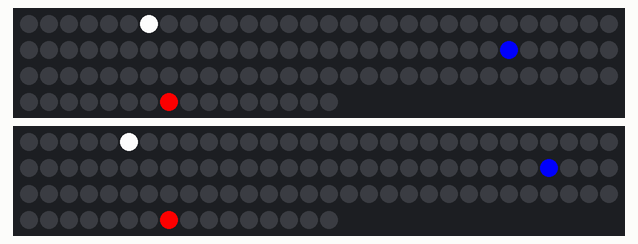
Recording of a sketch running on a simulated Arduino Uno, built with avr-gcc and run on an emulated ATmega328P. Parts: 2 × 106 RGB LEDs in strip order, left to right, continuing on the next row.

Above: at 0.18 s.
At 4.18 s:
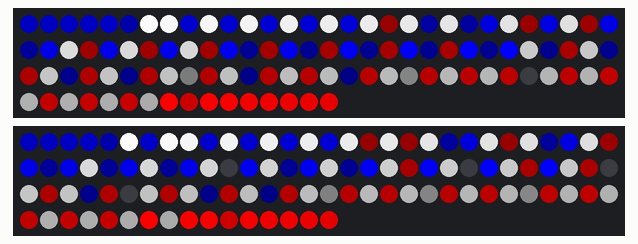
At 8.17 s:
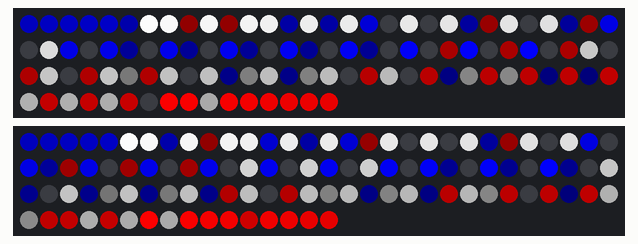
At 16.47 s:
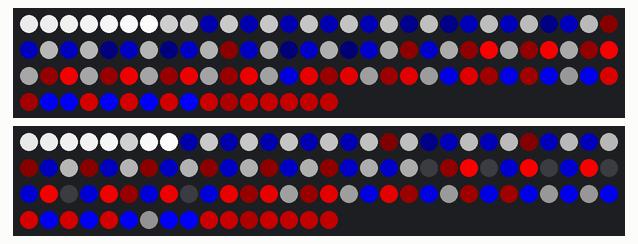
At 26.01 s:
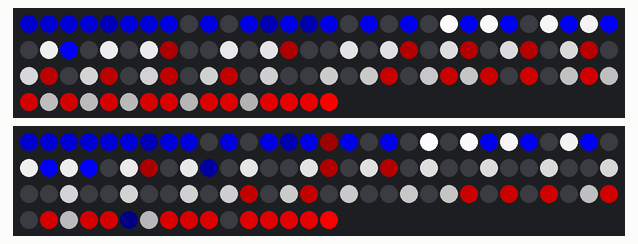
At 35.54 s:
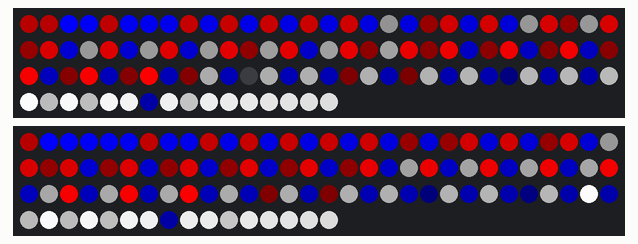

The sketch:

FastLED_sinewave_two_independent_strips.ino
```cpp
#include <FastLED.h>

#define LED_PIN_1   2
#define LED_PIN_2   3
#define NUM_STRIPS  2
#define NUM_LEDS_PER_STRIP    106
CRGB leds[NUM_STRIPS][NUM_LEDS_PER_STRIP];

void setup() {
  // put your setup code here, to run once:
  FastLED.addLeds<WS2813, LED_PIN_1, GRB>(leds[0], NUM_LEDS_PER_STRIP);
  FastLED.addLeds<WS2813, LED_PIN_2, GRB>(leds[1], NUM_LEDS_PER_STRIP);
  FastLED.clear(true);
}

void loop() {
  for(int x = 0; x < NUM_STRIPS; x++) {
    uint16_t sinBeat   = beatsin16(30, 0, NUM_LEDS_PER_STRIP - 1, 0, 0);
    uint16_t sinBeat2  = beatsin16(30, 0, NUM_LEDS_PER_STRIP - 1, 0, 21845);
    uint16_t sinBeat3  = beatsin16(30, 0, NUM_LEDS_PER_STRIP - 1, 0, 43690);
    leds[x][sinBeat]   = CRGB::Blue;
    leds[x][sinBeat2]  = CRGB::Red;
    leds[x][sinBeat3]  = CRGB::White;
    fadeToBlackBy(leds[x], NUM_LEDS_PER_STRIP, 10);
    FastLED.show();
  }
}
```
